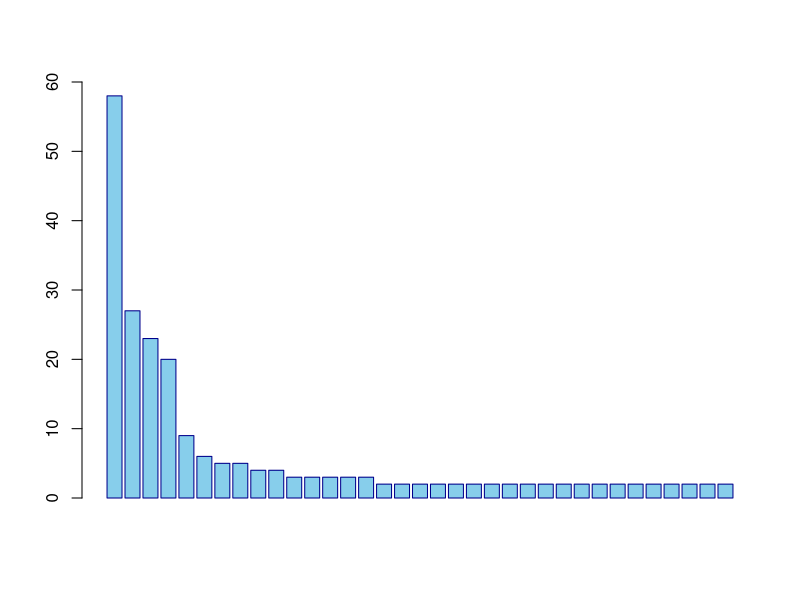
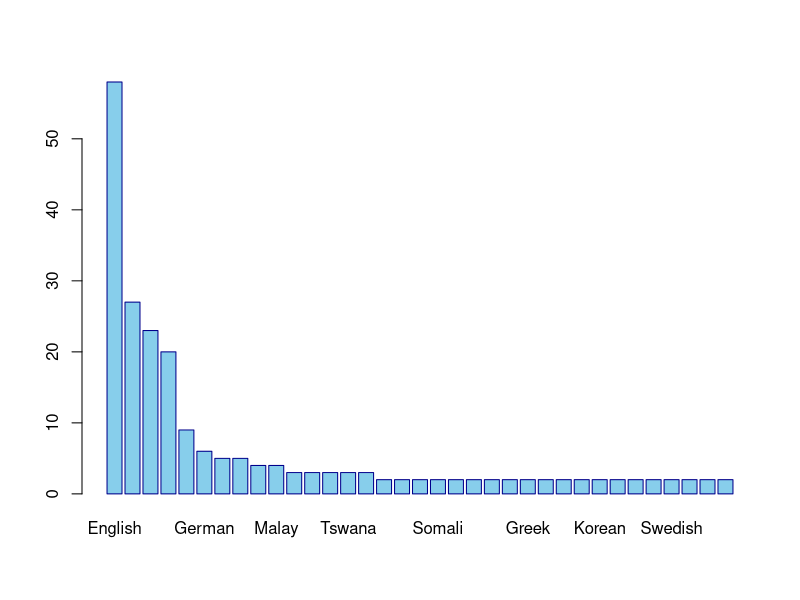
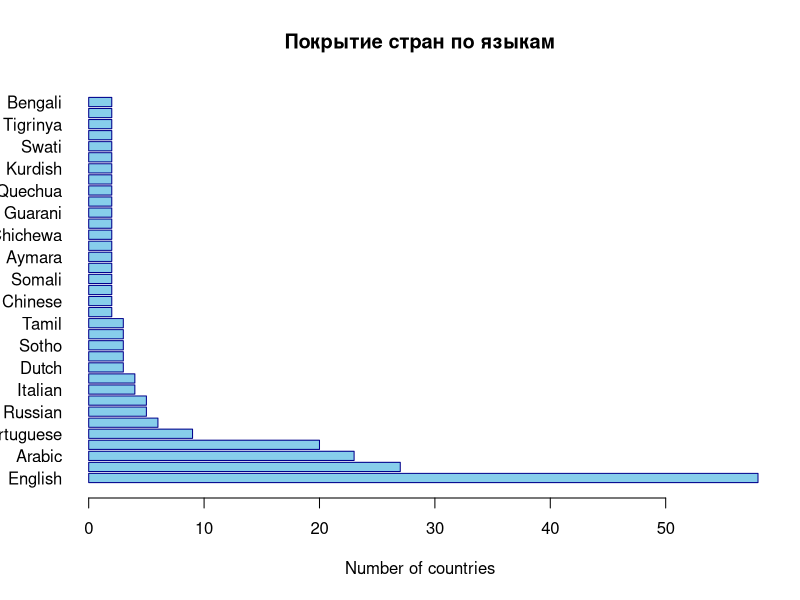
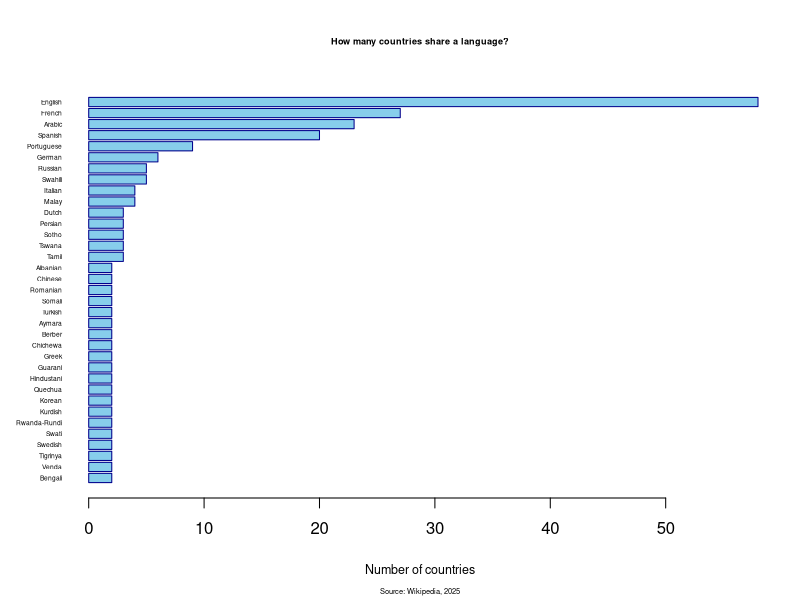
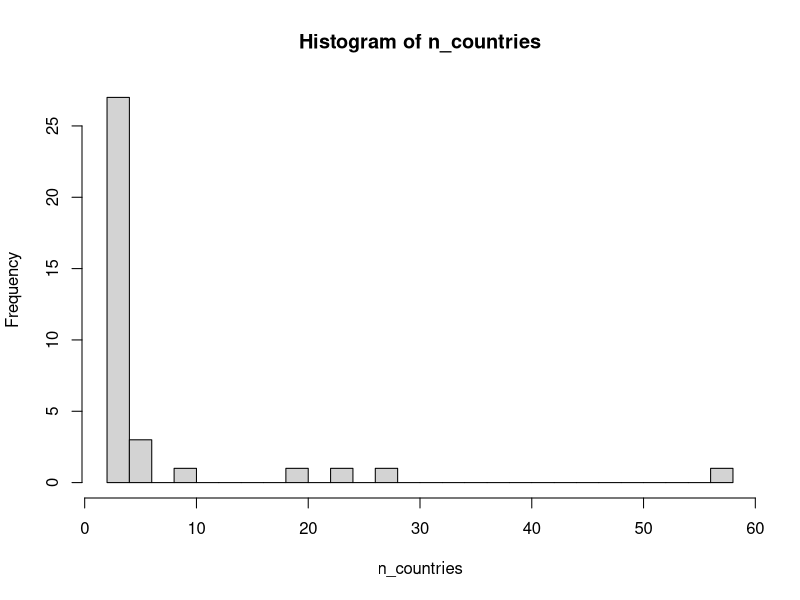
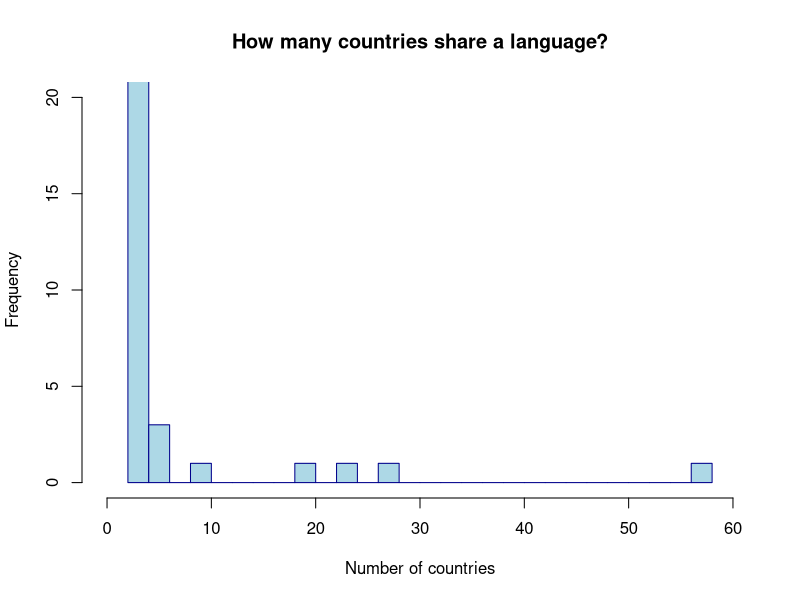

Recreate these plots in R, in order.
## ---- chunk 1
# посчитать разность 21 и 10:
21-10
# присвоить значение переменной result1:
result1 <- 21-10
# вывести значение переменной:
result1

# узнать тип переменной:
class(result1)
sqrt(2)^2 == 2
## ---- chunk 2
result2 <- "Hello"
class(result2)
result3 <- "world"
result4 <- paste(result2, result3, sep = ", ")
result4
?paste
paste0(result2, result3)
## ---- chunk 3
# присвоить значение вектора чисел от 1 до 10:
result5 <- c(1:10)
result5
class(result5)
## ---- chunk 4
# извлечь элементы с 4-го по 7-ой (получим тоже вектор)
result5[4:7]
mean(result5) - mean(result5[1:3])
rm(result5)
#result5
## ---- chunk 5
# извлечь элементы вектора по условию: 
newvector <- c(3, 55, 24, 1, 56, 2, 45)
newvector[newvector > 5 & newvector < 50]
## ---- chunk 6
newvector2 <- c(1:14)
newvector == newvector2
## ---- chunk 7
length(newvector)
length(newvector2)
## ---- chunk 8
# YOUR CODE HERE
n_countries <- c(58, 27, 23, 20, 9, 6, 5, 5, 4, 4, 3, 3, 3, 3, 3, 2, 2, 2, 2, 2, 2, 2, 2, 2, 2, 2, 2, 2, 2, 2, 2, 2, 2, 2, 2)
n_countries == c(58,27,23,20,9,6,5,5,4,4,rep(3,5),rep(2,20))
## ---- chunk 9
barplot(n_countries,
        col = "skyblue",
        border = "darkblue",
        ylim = c(0, 60))  
## ---- chunk 10
# YOUR CODE HERE
languagelist <- c("English", "French", "Arabic", "Spanish", "Portuguese", "German", "Russian", "Swahili", "Italian", "Malay", "Dutch", "Persian", "Sotho", "Tswana", "Tamil", "Albanian", "Chinese", "Romanian", "Somali", "Turkish", "Aymara", "Berber", "Chichewa", "Greek", "Guarani", "Hindustani", "Quechua", "Korean", "Kurdish", "Rwanda-Rundi", "Swati", "Swedish", "Tigrinya", "Venda", "Bengali")
## ---- chunk 11
# YOUR CODE HERE
barplot(n_countries, 
        col = "skyblue",
        border = "darkblue",
        names.arg = languagelist)
## ---- chunk 12
# YOUR CODE HERE
barplot(n_countries, 
        col = "skyblue",
        border = "darkblue",
        names.arg=languagelist,
        horiz=T, las=1,
        xlab="Number of countries",
        main="Покрытие стран по языкам")
## ---- chunk 13
barplot(rev(n_countries), 
        col = "skyblue",
        border = "darkblue",
        names.arg=rev(languagelist),
        horiz=T, las=1,
        cex.main = 0.55, cex.sub = 0.45, cex.lab = 0.75, cex.names = 0.4,
        xlab="Number of countries",
        main="How many countries share a language?",
        sub = "Source: Wikipedia, 2025")
## ---- chunk 14
# YOUR CODE HERE
hist(n_countries,
     breaks = 27)
## ---- chunk 15
hist(n_countries,
     main = "How many countries share a language?",
     xlab = "Number of countries",
     ylab = "Frequency",
     col = "lightblue",
     border = "darkblue",
     breaks = 27,
     xlim = c(0, 60),
     ylim = c(0, 20))
## ---- chunk 16
head(cars)
str(cars)
dim(cars)
cars[1:3,]
cars$speed[5:46]
cars[cars$speed >= 4,][cars$dist <= 20,]
## ---- chunk 17
#install.packages("datasets")
#library(datasets)
